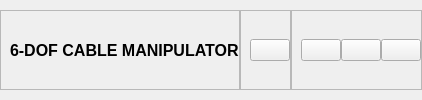
        <widget class="QWidget" name="Header" native="true">
         <layout class="QHBoxLayout" name="horizontalLayout_5">
          <property name="spacing">
           <number>0</number>
          </property>
          <property name="leftMargin">
           <number>0</number>
          </property>
          <property name="topMargin">
           <number>10</number>
          </property>
          <property name="rightMargin">
           <number>0</number>
          </property>
          <property name="bottomMargin">
           <number>10</number>
          </property>
          <item alignment="Qt::AlignLeft">
           <widget class="QFrame" name="frame_5">
            <property name="frameShape">
             <enum>QFrame::StyledPanel</enum>
            </property>
            <property name="frameShadow">
             <enum>QFrame::Raised</enum>
            </property>
            <layout class="QHBoxLayout" name="horizontalLayout_7">
             <property name="spacing">
              <number>0</number>
             </property>
             <property name="topMargin">
              <number>0</number>
             </property>
             <property name="rightMargin">
              <number>0</number>
             </property>
             <property name="bottomMargin">
              <number>0</number>
             </property>
             <item>
              <widget class="QLabel" name="label_4">
               <property name="font">
                <font>
                 <family>Arial</family>
                 <pointsize>12</pointsize>
                 <weight>75</weight>
                 <bold>true</bold>
                </font>
               </property>
               <property name="text">
                <string>6-DOF CABLE MANIPULATOR</string>
               </property>
              </widget>
             </item>
            </layout>
           </widget>
          </item>
          <item alignment="Qt::AlignHCenter">
           <widget class="QFrame" name="frame_6">
            <property name="frameShape">
             <enum>QFrame::StyledPanel</enum>
            </property>
            <property name="frameShadow">
             <enum>QFrame::Raised</enum>
            </property>
            <layout class="QHBoxLayout" name="horizontalLayout_6">
             <property name="spacing">
              <number>0</number>
             </property>
             <property name="topMargin">
              <number>0</number>
             </property>
             <property name="rightMargin">
              <number>0</number>
             </property>
             <property name="bottomMargin">
              <number>0</number>
             </property>
             <item>
              <widget class="QPushButton" name="notificatioBtn">
               <property name="toolTip">
                <string>Notification</string>
               </property>
               <property name="text">
                <string/>
               </property>
               <property name="icon">
                <iconset resource="../resources.qrc">
                 <normaloff>:/icons/icons/bell.svg</normaloff>:/icons/icons/bell.svg</iconset>
               </property>
               <property name="iconSize">
                <size>
                 <width>24</width>
                 <height>24</height>
                </size>
               </property>
              </widget>
             </item>
            </layout>
           </widget>
          </item>
          <item alignment="Qt::AlignRight">
           <widget class="QFrame" name="frame_7">
            <property name="frameShape">
             <enum>QFrame::StyledPanel</enum>
            </property>
            <property name="frameShadow">
             <enum>QFrame::Raised</enum>
            </property>
            <layout class="QHBoxLayout" name="horizontalLayout_4">
             <property name="spacing">
              <number>0</number>
             </property>
             <property name="topMargin">
              <number>0</number>
             </property>
             <property name="rightMargin">
              <number>0</number>
             </property>
             <property name="bottomMargin">
              <number>0</number>
             </property>
             <item>
              <widget class="QPushButton" name="MinimizeWinBtn">
               <property name="toolTip">
                <string>Minimize Window</string>
               </property>
               <property name="text">
                <string/>
               </property>
               <property name="icon">
                <iconset resource="../resources.qrc">
                 <normaloff>:/icons/icons/minus-square.svg</normaloff>:/icons/icons/minus-square.svg</iconset>
               </property>
               <property name="iconSize">
                <size>
                 <width>24</width>
                 <height>24</height>
                </size>
               </property>
              </widget>
             </item>
             <item>
              <widget class="QPushButton" name="RestoreWinBtn">
               <property name="toolTip">
                <string>Restore Window</string>
               </property>
               <property name="text">
                <string/>
               </property>
               <property name="icon">
                <iconset resource="../resources.qrc">
                 <normaloff>:/icons/icons/square.svg</normaloff>:/icons/icons/square.svg</iconset>
               </property>
               <property name="iconSize">
                <size>
                 <width>24</width>
                 <height>24</height>
                </size>
               </property>
              </widget>
             </item>
             <item>
              <widget class="QPushButton" name="CloseWinBtn">
               <property name="toolTip">
                <string>Close Window</string>
               </property>
               <property name="text">
                <string/>
               </property>
               <property name="icon">
                <iconset resource="../resources.qrc">
                 <normaloff>:/icons/icons/x-square.svg</normaloff>:/icons/icons/x-square.svg</iconset>
               </property>
               <property name="iconSize">
                <size>
                 <width>24</width>
                 <height>24</height>
                </size>
               </property>
              </widget>
             </item>
            </layout>
           </widget>
          </item>
         </layout>
        </widget>
